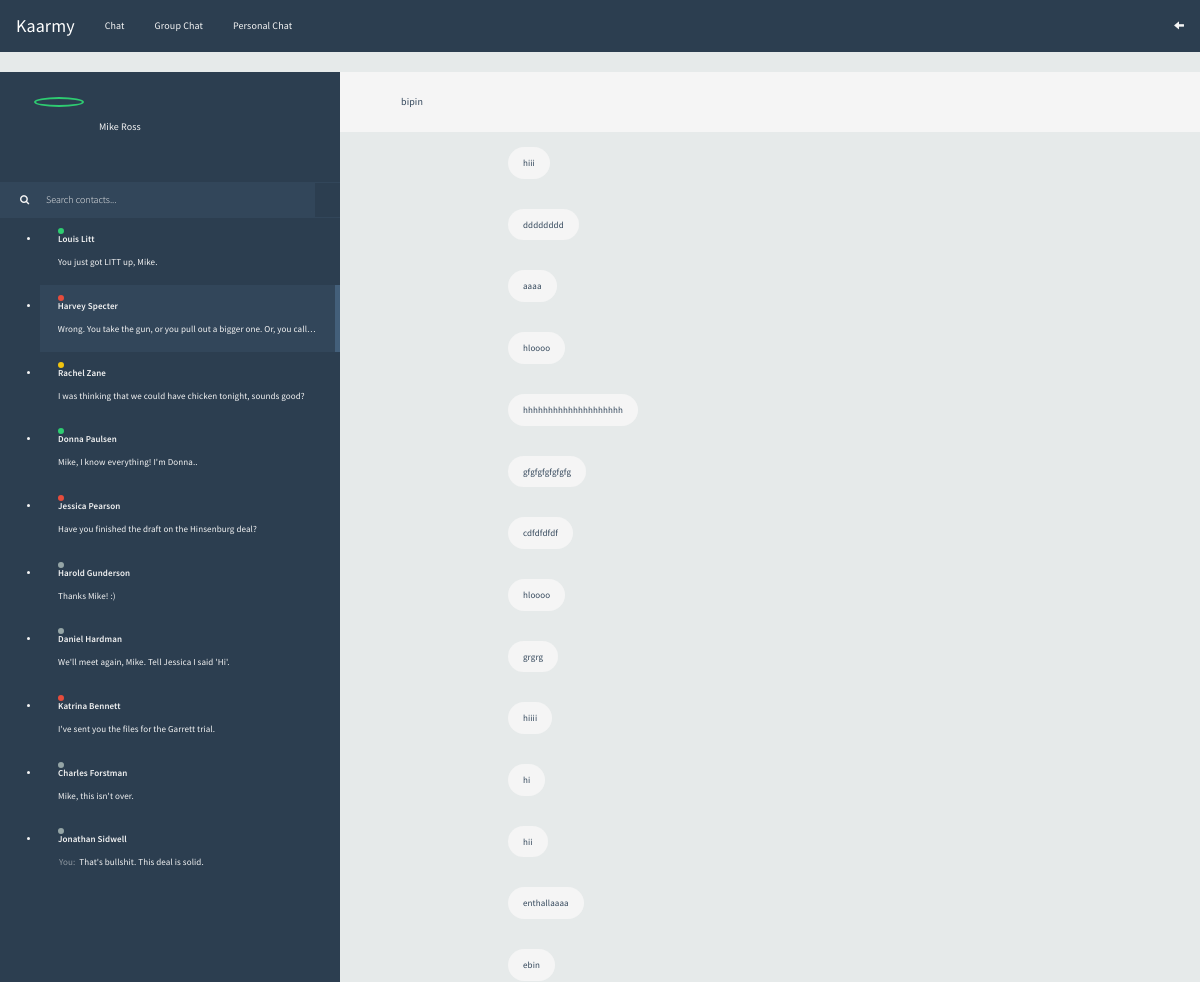
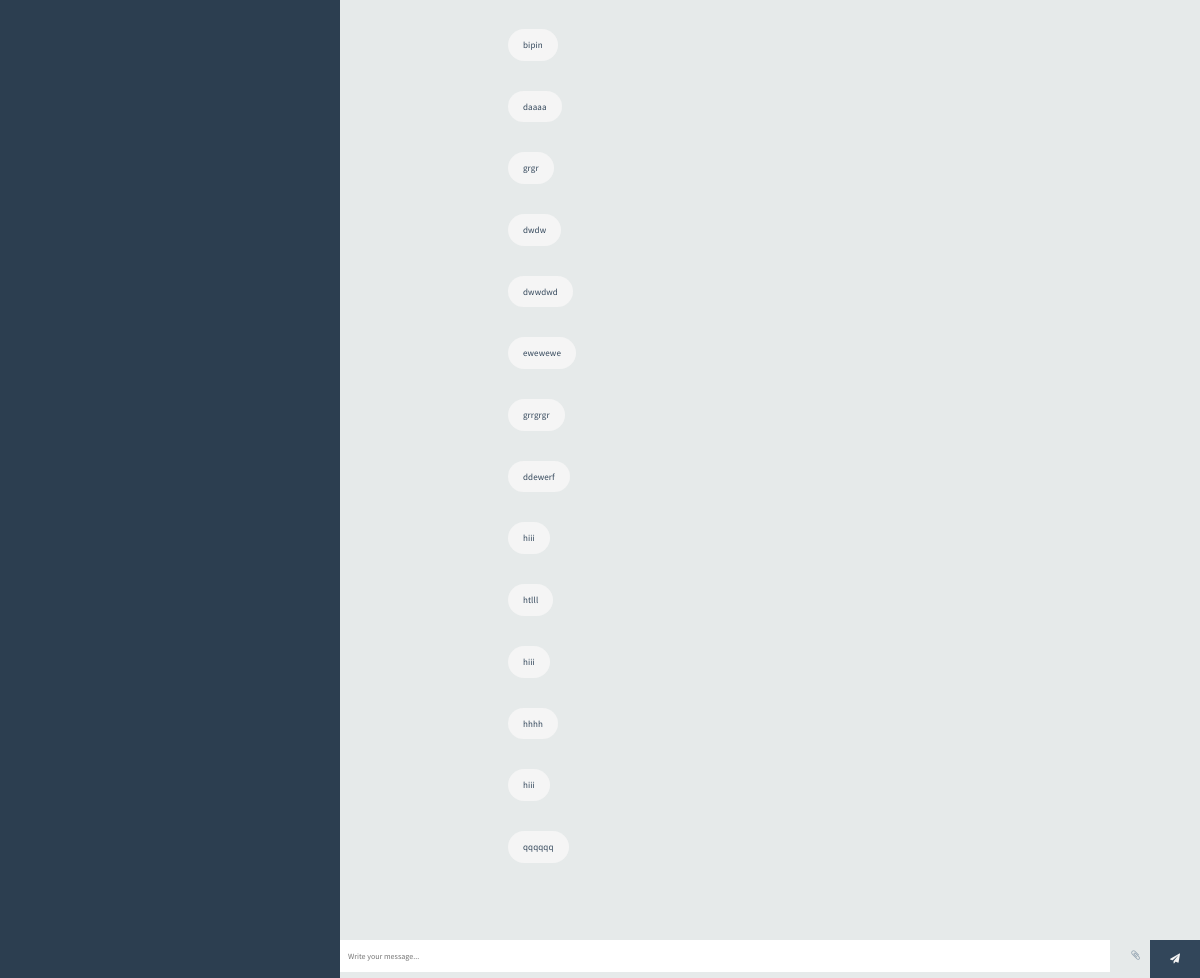
The page /chat/1 (signed in) on the database its author committed (2 pictures, top to bottom).
### byhand/models.py (models this page shows, shortened)
class CustomUser(AbstractBaseUser, PermissionsMixin):
    email = models.EmailField(_('email address'), unique=True,null=True)
    username = models.CharField(max_length=150, unique=True,null=True)
    first_name = models.CharField(max_length=150, blank=True)
    last_name = models.CharField(max_length=150, blank=True)
    start_date = models.DateTimeField(default=timezone.now)
    is_staff = models.BooleanField(default=False)
    is_active = models.BooleanField(default=False)
    objects = CustomAccountManager()
    USERNAME_FIELD = 'email'
    REQUIRED_FIELDS = ['username', 'first_name']

### chat/models.py (models this page shows)
class Message(models.Model):
    sender = models.ForeignKey(CustomUser,on_delete = models.CASCADE, related_name="sent_message")
    receiver = models.ForeignKey(CustomUser,on_delete = models.CASCADE, related_name="recieve_message")
    message = models.TextField()
    seen = models.BooleanField(default=False)
    date_created = models.DateTimeField(auto_now_add=True)
    class Meta:
        ordering = ("date_created",)

### chat/views.py (the view)
# urls.py: path("<int:pk>", views.chatroom, name = "chatroom"),
@login_required
def chatroom(request,pk:int):
    current_user = request.user.id
    other_user = get_object_or_404(CustomUser, pk=pk)
    messages = Message.objects.filter(
        Q(receiver=request.user, sender=other_user)
    )
    messages.update(seen=True)
    messages = messages | Message.objects.filter(Q(receiver=other_user, sender=request.user) )
    return render(request, "chat/onetoonechat.html", {"other_user": other_user, "messages": messages,"current_user":current_user})

### templates/chat/onetoonechat.html (shortened to what this page needs)
<!DOCTYPE html><html class=''>
<head>
<link rel="stylesheet" href="https://maxcdn.bootstrapcdn.com/bootstrap/3.4.1/css/bootstrap.min.css">
<link rel='stylesheet prefetch' href='https://cdnjs.cloudflare.com/ajax/libs/meyer-reset/2.0/reset.min.css'><link rel='stylesheet prefetch' href='https://cdnjs.cloudflare.com/ajax/libs/font-awesome/4.6.2/css/font-awesome.min.css'>
</head>
<body>
<div id="frame">
  <div class="chatnav">
    <nav class="navbar navbar">
      <div class="container-fluid">
        <div class="navbar-header">
          <a class="navbar-brand " href="#" style="color: white;">Kaarmy</a>
        </div>
        <ul class="nav navbar-nav">
          <li class="active"><a href="#">Chat</a></li>
          <li><a href="#">Group Chat</a></li>
          <li><a href="#">Personal Chat</a></li>
        </ul>
        <ul class="nav navbar-nav navbar-right">
          <li><a href="#"><span class="glyphicon glyphicon-arrow-left"></span></a></li>
        </ul>
      </div>
    </nav>
  </div>
	<div id="sidepanel">
		<div id="profile">
			<div class="wrap">
				<img id="profile-img" src="http://emilcarlsson.se/assets/mikeross.png" class="online" alt="" />
				<p>Mike Ross</p>
			</div>
		</div>
		<div id="search">
			<label for=""><i class="fa fa-search" aria-hidden="true"></i></label>
			<input type="text" placeholder="Search contacts..." />
		</div>
		<div id="contacts">
			<ul>
				<li class="contact">
					<div class="wrap">
						<span class="contact-status online"></span>
						<div class="meta">
							<p class="name">Louis Litt</p>
							<p class="preview">You just got LITT up, Mike.</p>
						</div>
					</div>
				</li>
				<li class="contact active">
					<div class="wrap">
						<span class="contact-status busy"></span>
						<div class="meta">
							<p class="name">Harvey Specter</p>
							<p class="preview">Wrong. You take the gun, or you pull out a bigger one. Or, you call their bluff. Or, you do any one of a hundred and forty six other things.</p>
						</div>
					</div>
				</li>
				<li class="contact">
					<div class="wrap">
						<span class="contact-status away"></span>
						<div class="meta">
							<p class="name">Rachel Zane</p>
							<p class="preview">I was thinking that we could have chicken tonight, sounds good?</p>
						</div>
					</div>
				</li>
				<li class="contact">
					<div class="wrap">
						<span class="contact-status online"></span>
						<div class="meta">
							<p class="name">Donna Paulsen</p>
							<p class="preview">Mike, I know everything! I'm Donna..</p>
						</div>
					</div>
				</li>
				<li class="contact">
					<div class="wrap">
						<span class="contact-status busy"></span>
						<div class="meta">
							<p class="name">Jessica Pearson</p>
							<p class="preview">Have you finished the draft on the Hinsenburg deal?</p>
						</div>
					</div>
				</li>
				<li class="contact">
					<div class="wrap">
						<span class="contact-status"></span>
						<div class="meta">
							<p class="name">Harold Gunderson</p>
							<p class="preview">Thanks Mike! :)</p>
						</div>
					</div>
				</li>
				<li class="contact">
					<div class="wrap">
						<span class="contact-status"></span>
						<div class="meta">
							<p class="name">Daniel Hardman</p>
							<p class="preview">We'll meet again, Mike. Tell Jessica I said 'Hi'.</p>
						</div>
					</div>
				</li>
				<li class="contact">
					<div class="wrap">
						<span class="contact-status busy"></span>
						<div class="meta">
							<p class="name">Katrina Bennett</p>
							<p class="preview">I've sent you the files for the Garrett trial.</p>
						</div>
					</div>
				</li>
				<li class="contact">
					<div class="wrap">
						<span class="contact-status"></span>
						<div class="meta">
							<p class="name">Charles Forstman</p>
							<p class="preview">Mike, this isn't over.</p>
						</div>
					</div>
				</li>
				<li class="contact">
					<div class="wrap">
						<span class="contact-status"></span>
						<div class="meta">
							<p class="name">Jonathan Sidwell</p>
							<p class="preview"><span>You:</span> That's bullshit. This deal is solid.</p>
						</div>
					</div>
				</li>
			</ul>
		</div>
	</div>
	<div class="content">
		<div class="contact-profile">
			<p>{{ other_user.first_name }}</p>
		</div>
		<div class="messages">
			<ul>
        {% for message in messages %}
				<li class="
        ">
					<p>{{ message.message }}</p>
				</li>
				{% endfor %}
			</ul>
		</div>
		<div class="message-input">
			<div class="wrap">
			<input type="text" id="message-input" placeholder="Write your message..." />
			<i class="fa fa-paperclip attachment" aria-hidden="true"></i>
			<button class="submit" id="send-btn"><i class="fa fa-paper-plane" aria-hidden="true"></i></button>
			</div>
		</div>
	</div>
</div>
</body></html>

### rows shown on the page
CustomUser: first_name "bipin"
Message: message "hiii"
Message: message "dddddddd"
Message: message "aaaa"
Message: message "hloooo"
Message: message "hhhhhhhhhhhhhhhhhhhh"
Message: message "gfgfgfgfgfgfg"
Message: message "cdfdfdfdf"
Message: message "hloooo"
Message: message "grgrg"
Message: message "hiiii"
Message: message "hi"
Message: message "hii"
Message: message "enthallaaaa"
Message: message "ebin"
Message: message "bipin"
Message: message "daaaa"
Message: message "grgr"
Message: message "dwdw"
Message: message "dwwdwd"
Message: message "ewewewe"
Message: message "grrgrgr"
Message: message "ddewerf"
Message: message "hiii"
Message: message "htlll"
Message: message "hiii"
Message: message "hhhh"
Message: message "hiii"
Message: message "qqqqqq"
